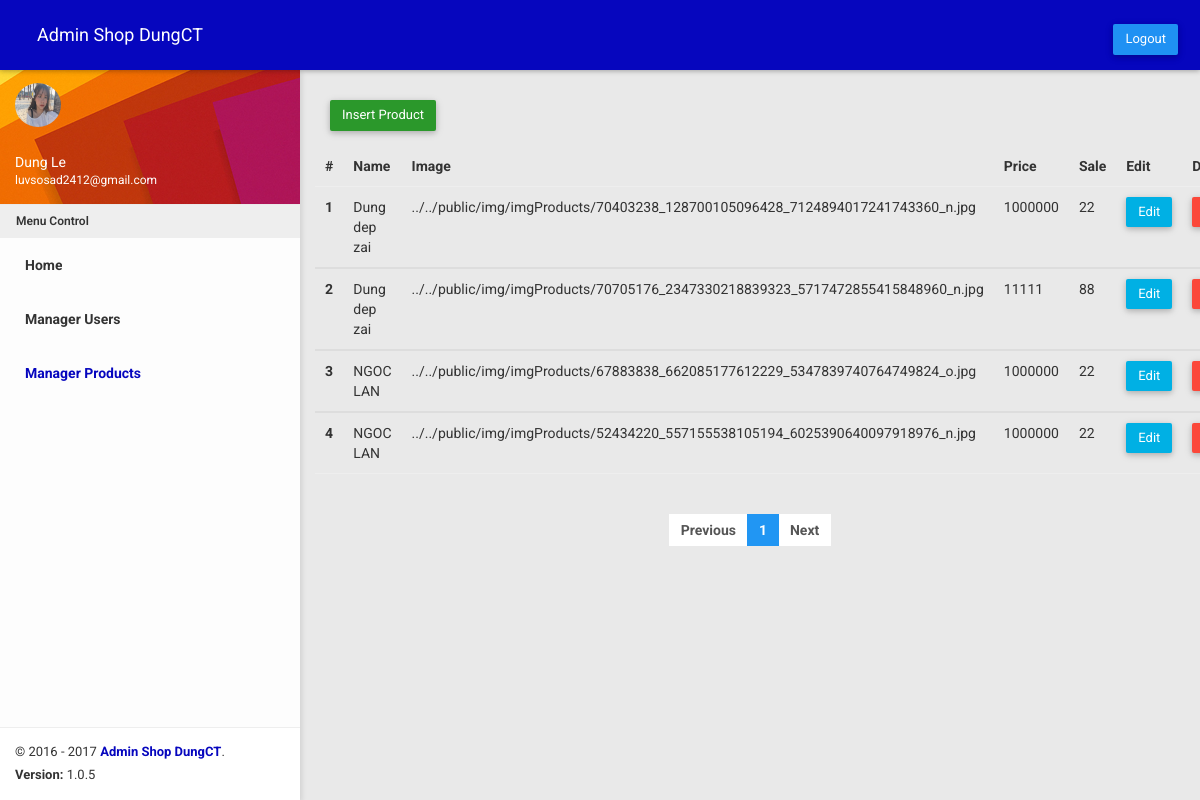
The page /app/admin/product/display.php (signed in) on the database as committed earlier.
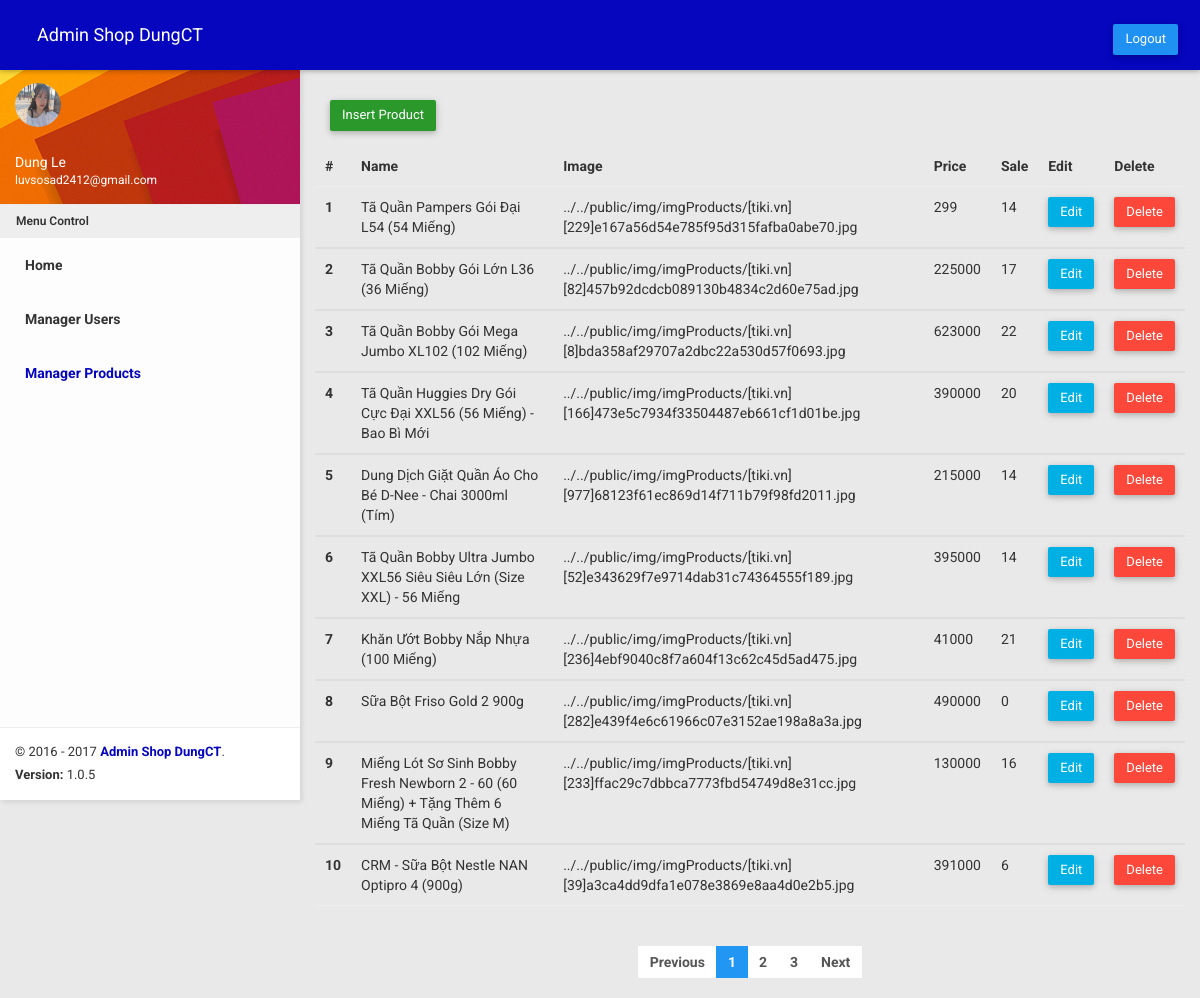
The same page on the database as committed later.
### tables this page shows
CREATE TABLE `lechidung_users` (
  `user_id` int(11) NOT NULL,
  `user_fname` varchar(50) NOT NULL,
  `user_lname` varchar(50) NOT NULL,
  `user_username` varchar(50) NOT NULL,
  `user_email` varchar(50) NOT NULL,
  `user_pass` varchar(300) NOT NULL,
  `user_registerdate` datetime DEFAULT CURRENT_TIMESTAMP,
  `user_level` tinyint(4) DEFAULT NULL
);

CREATE TABLE `lechidung_product` (
  `productID` int(11) NOT NULL,
  `productName` varchar(200) NOT NULL,
  `productImage` varchar(500) NOT NULL,
  `productPrice` double NOT NULL,
  `productSale` double DEFAULT NULL
);

### app/common/session.php (called while the page is built, shortened)
<?php
if (!isset($_SESSION['login_user'])) {
    header("location:  ../../app/login/login.php");
} else {
    require('test_connection.php');
    $user_check = $_SESSION['login_user'];
    $sql = "select * from lechidung_users where user_username = '" . $user_check . "';";
    $result = mysqli_query($conn, $sql);
    while ($row = mysqli_fetch_assoc($result)) {
        $login_session = $row['user_fname'] . " " . $row['user_lname'];
        $login_session1 = $row['user_email'];
    }
}

### app/admin/product/display.php (the view, shortened to what this page needs)
<?php
require('../../common/session.php');
?>
<!DOCTYPE html>
<html>
<head>
  <link href="../../../public/plugins/bootstrap/css/bootstrap.css" rel="stylesheet">
  <link href="../../../public/css/style.css" rel="stylesheet">
  <link href="../../../public/css/all-themes.css" rel="stylesheet" />
  <link href="//netdna.bootstrapcdn.com/font-awesome/3.2.1/css/font-awesome.css" rel="stylesheet">
</head>
<body>
  <body class="theme-red">
    <nav class="navbar">
      <div class="container-fluid">
        <div class="navbar-header">
          <a id="text-white" href="../../../app/admin/admin.php">Admin Shop DungCT</a>
        </div>
        <div class="collapse navbar-collapse" id="navbar-collapse">
          <ul class="nav navbar-nav navbar-right">
            <li> <a href="../../../app/login/logout.php"><button type="button" class="icon-signout btn btn-large btn-primary">Logout</button></a></li>
          </ul>
        </div>
      </div>
    </nav>
    <section>
      <aside id="leftsidebar" class="sidebar">
        <div class="user-info">
          <div class="image">
            <img src="../../../public/img/imgUsers/68378441_662085174278896_6502441750110404608_o.jpg" width="46" height="44" alt="User" />
          </div>
          <div class="info-container">
            <div class="name" data-toggle="dropdown" aria-haspopup="true" aria-expanded="false"><?php echo $login_session ?></div>
            <div class="email"><?php echo $login_session1 ?></div>
          </div>
        </div>
        <div class="menu">
          <ul class="list">
            <li class="header">Menu Control</li>
            <li>
              <a href="../../../app/admin/admin.php">
                <span>Home</span>
              </a>
            </li>
            <li>
              <a href="../../../app/admin/user/display.php">
                <span>Manager Users</span>
              </a>
            </li>
            <li class="active">
              <a href="../../../app/admin/product/display.php">
                <span>Manager Products</span>
              </a>
            </li>
          </ul>
        </div>
        <div class="legal">
          <div class="copyright">
            &copy; 2016 - 2017 <a href="javascript:void(0);">Admin Shop DungCT</a>.
          </div>
          <div class="version">
            <b>Version: </b> 1.0.5
          </div>
        </div>
      </aside>
    </section>
    <section class="content">
      <div class="container-fluid">
        <div class="block-header">
          <a href="../../../app/admin/product/insert.php"><button type="button" class="btn btn-success">Insert Product</button></a>
        </div>
        <div class="row clearfix">
          <?php
          require('../../common/test_connection.php');
          $page = 1;
          $limit = 10;
          $arrs_list = mysqli_query($conn, "select * from lechidung_product;");
          $total_record = mysqli_num_rows($arrs_list);
          $total_page = ceil($total_record / $limit);
          $start = ($page - 1) * $limit;
          $sql = "select * from lechidung_product ORDER BY productID DESC limit " . $start . "," . $limit . " ;";
          $result = mysqli_query($conn, $sql);
          if (mysqli_num_rows($result) > 0) {
            echo "<table class='table table-hover'>
    <thead class='thead-dark'>
      <tr>
        <th scope='col'>#</th>
        <th scope='col'>Name</th>
        <th scope='col'>Image</th>
        <th scope='col'>Price</th>
        <th scope='col'>Sale</th>
        <th scope='col'>Edit</th>
        <th scope='col'>Delete</th>
      </tr>
    </thead>";
            $STT = 0;
            while ($row = mysqli_fetch_assoc($result)) {
              $STT++;
              echo " <tbody>
    <tr>
      <th scope='row'>" . $STT . "</th>
      <td>" . $row["productName"] . "</td>
      <td>" . $row["productImage"]   . "</td>
      <td>" . $row["productPrice"] . "</td>
      <td>" . $row["productSale"] . "</td>
      <td><a class='btn btn-info' href='../../../app/admin/product/update.php?id= " . $row["productID"] . "' onclick='return checkupdate()'>Edit</a></td>
      <td><a class='btn btn-danger' href='../../../app/admin/product/delete.php?id= " . $row["productID"] . "' onclick='return checkdelete()'>Delete</a></td>
    </tr>
  </tbody>";
            }
            echo "</table>";
          }
          ?>
          <div class="row">
            <div class="col-12 col-md-12">
              <div class="JustifyCenter">
                <ul class="pagination">
                  <li><a href="../../../app/admin/product/display.php?page=<?php echo $page - 1; ?>">Previous</a></li>
                  <?php for ($i = 1; $i <= $total_page; $i++) { ?>
                    <li <?php if ($page == $i) echo "class='active'"; ?>><a href="../../../app/admin/product/display.php?page=<?php echo $i; ?>"><?php echo $i; ?></a></li>
                  <?php } ?>
                  <li><a href="../../../app/admin/product/display.php?page=<?php echo $page + 1; ?>">Next</a></li>
                </ul>
              </div>
            </div>
          </div>
        </div>
      </div>
    </section>
  </body>
</html>

### public/css/all-themes.css (style rules this page uses)
.theme-red .nav>li>a { color: #fff; }
.theme-red .sidebar .menu .list li.active { background-color: transparent; }
.theme-red .sidebar .menu .list li.active> :first-child i, .theme-red .sidebar .menu .list li.active> :first-child span { color: #0606be; }
.theme-red .sidebar .menu .list .toggled { background-color: transparent; }
.theme-red .sidebar .legal { background-color: #fff; }
.theme-red .sidebar .legal .copyright a { color: #0606be !important; }

Rows that differ between the two databases and show on the page:
removed lechidung_product: productName "Dung dep zai", productImage "../../public/img/imgProducts/70403238_128700105096428_7124894017241743360_n.jpg", productPrice "1000000", productSale "22"
removed lechidung_product: productName "Dung dep zai", productImage "../../public/img/imgProducts/70705176_2347330218839323_5717472855415848960_n.jpg", productPrice "11111", productSale "88"
removed lechidung_product: productName "NGOC LAN", productImage "../../public/img/imgProducts/67883838_662085177612229_5347839740764749824_o.jpg", productPrice "1000000", productSale "22"
removed lechidung_product: productName "NGOC LAN", productImage "../../public/img/imgProducts/52434220_557155538105194_6025390640097918976_n.jpg", productPrice "1000000", productSale "22"
added lechidung_product: productName "Tã Quần Pampers Gói Đại L54 (54 Miếng)", productImage "../../public/img/imgProducts/[tiki.vn][229]e167a56d54e785f95d315fafba0abe70.jpg", productPrice "299", productSale "14"
added lechidung_product: productName "Tã Quần Bobby Gói Lớn L36 (36 Miếng)", productImage "../../public/img/imgProducts/[tiki.vn][82]457b92dcdcb089130b4834c2d60e75ad.jpg", productPrice "225000", productSale "17"
added lechidung_product: productName "Tã Quần Bobby Gói Mega Jumbo XL102 (102 Miếng)", productImage "../../public/img/imgProducts/[tiki.vn][8]bda358af29707a2dbc22a530d57f0693.jpg", productPrice "623000", productSale "22"
added lechidung_product: productName "Tã Quần Huggies Dry Gói Cực Đại XXL56 (56 Miếng) - Bao Bì Mới", productImage "../../public/img/imgProducts/[tiki.vn][166]473e5c7934f33504487eb661cf1d01be.jpg", productPrice "390000", productSale "20"
added lechidung_product: productName "Dung Dịch Giặt Quần Áo Cho Bé D-Nee - Chai 3000ml (Tím)", productImage "../../public/img/imgProducts/[tiki.vn][977]68123f61ec869d14f711b79f98fd2011.jpg", productPrice "215000", productSale "14"
added lechidung_product: productName "Tã Quần Bobby Ultra Jumbo XXL56 Siêu Siêu Lớn (Size XXL) - 56 Miếng", productImage "../../public/img/imgProducts/[tiki.vn][52]e343629f7e9714dab31c74364555f189.jpg", productPrice "395000", productSale "14"
added lechidung_product: productName "Khăn Ướt Bobby Nắp Nhựa (100 Miếng)", productImage "../../public/img/imgProducts/[tiki.vn][236]4ebf9040c8f7a604f13c62c45d5ad475.jpg", productPrice "41000", productSale "21"
added lechidung_product: productName "Sữa Bột Friso Gold 2 900g", productImage "../../public/img/imgProducts/[tiki.vn][282]e439f4e6c61966c07e3152ae198a8a3a.jpg", productPrice "490000", productSale "0"
added lechidung_product: productName "Miếng Lót Sơ Sinh Bobby Fresh Newborn 2 - 60 (60 Miếng) + Tặng Thêm 6 Miếng Tã Quần (Size M)", productImage "../../public/img/imgProducts/[tiki.vn][233]ffac29c7dbbca7773fbd54749d8e31cc.jpg", productPrice "130000", productSale "16"
added lechidung_product: productName "CRM - Sữa Bột Nestle NAN Optipro 4 (900g)", productImage "../../public/img/imgProducts/[tiki.vn][39]a3ca4dd9dfa1e078e3869e8aa4d0e2b5.jpg", productPrice "391000", productSale "6"
Other text that changed with them:
new list line: "2"
new list line: "3"
